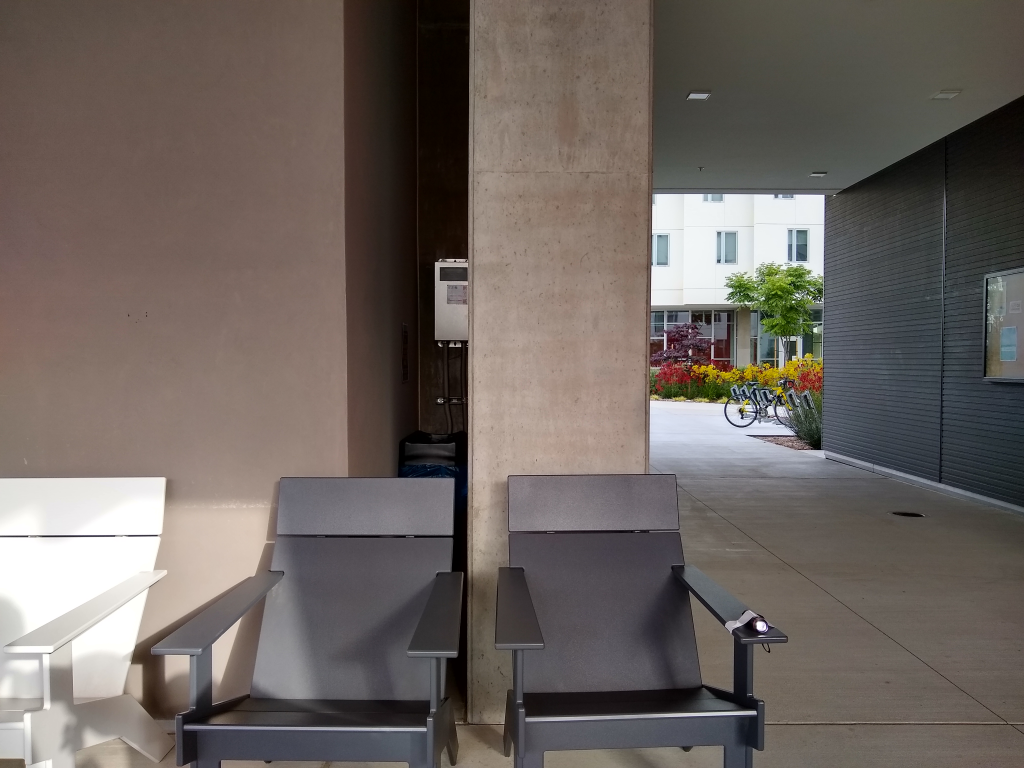
#> input picture Location Analysis/left_led.jpg, 4096 x 3072 px (shown at 1/4 size)
$ python -i feature_matching.py   (imports and definitions only)
#> lines starting #> are read from the running program, lines starting #| are printed output that depends on the picture
#> further down, picture is the input picture: shape (3072, 4096, 3); mean B, G, R 96.1, 101, 109.4
import cv2
import numpy as np
import code
import os
from natsort import natsorted, ns
import matplotlib.pyplot as plt

#using this as a struct
class gain:
    # [27 lines left out: functions __init__, save_image, find_points, not called in this run]


'''
need to also return a text file with the number of matches for that given set/precision for each set
ipmlement a method that takes in file and graphs shit
'''
#STILL NOT WORKING CORRECTLY
#ALL THE POINTS ON THE RIGHT ARE MESSED UP
# [49 lines left out: function get_true_positives, not called in this run]

'''
CHANGE ALL KEYPOINT AND DESCRIPTOR NAMES TO JUST KP1/KP2 AND DES1/DES2
'''

# [160 lines left out: functions sift, surf, orb, match_features, write_note, not called in this run]

'''
in each list contains a gain object
each gain object contains two strings: the gain value and the exposure time value
each object contains a precision_list, which contains 3 elements: each element is a pair of the algorithm used for
that specific gain and exposure time
the element is formatted by [number of matches, precision]; precision is from 0-1
'''

# [393 lines left out: functions sort_list, graph_fn_exp, graph_fn_gain, heatmap, not called in this run]

    # [23 lines of commented-out code are left out]


def orb_feature_detection(frame):
    width = 640
    height = 360

    # [6 lines of commented-out code are left out]
    img = cv2.resize(frame, (width, height))
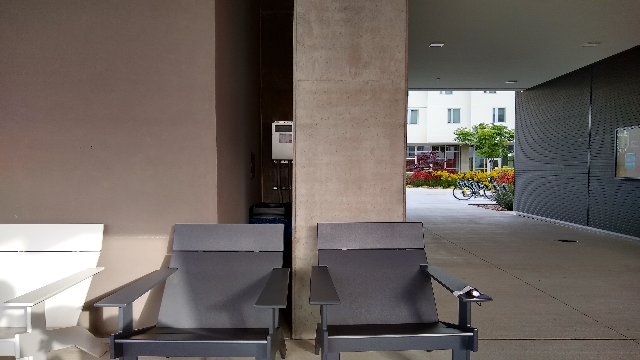
#> img: shape (360, 640, 3); mean B, G, R 96, 100.9, 109.3
    img_copy = np.copy(img)

    x = "5"
    blurred = cv2.GaussianBlur(img_copy, (int(x), int(x)), 0)

    # grayscaled = cv2.cvtColor(img, cv2.COLOR_BGR2GRAY)
    erode = cv2.erode(blurred, None, iterations = 2)
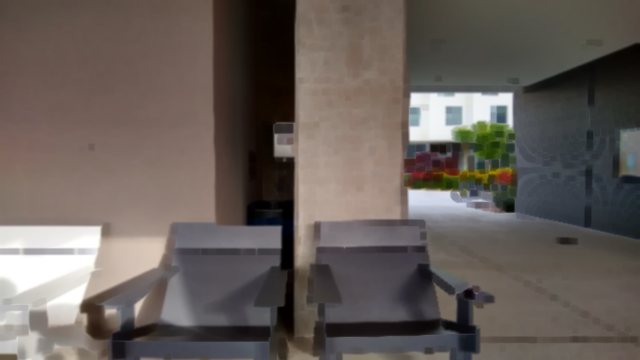
#> erode: shape (360, 640, 3); mean B, G, R 88.5, 93.4, 101.8
    dilate = cv2.dilate(erode, None, iterations = 3)
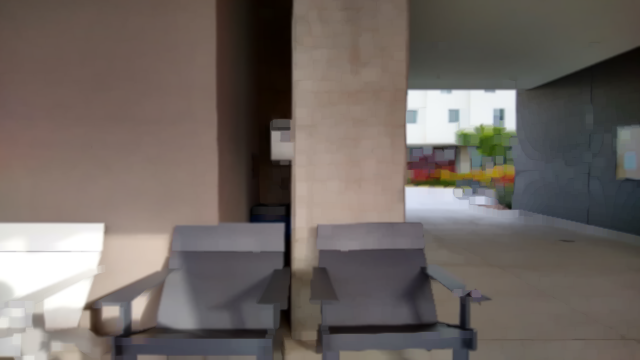
#> dilate: shape (360, 640, 3); mean B, G, R 97.7, 102.5, 111

    orb = cv2.ORB_create()
    # kp1, des1 = orb.detectAndCompute(erode, None)
    kp2, des2 = orb.detectAndCompute(dilate, None)
#> kp2 = 500 keypoints; strongest (x, y, size): (510, 92, 77.1), (511, 92, 53.6), (511, 93, 92.6), (512, 91, 64.3)
    kp3, des3 = orb.detectAndCompute(img, None)
#> kp3 = 500 keypoints; strongest (x, y, size): (473, 292, 31), (473, 294, 31), (476, 294, 37.2), (473, 293, 37.2)

    # [4 lines of commented-out code are left out]
    keypoint_img = cv2.drawKeypoints(img, kp2, None)
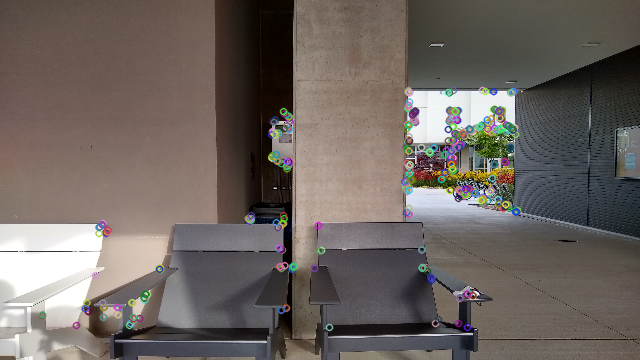
#> keypoint_img: shape (360, 640, 3); mean B, G, R 96.5, 101.2, 109.4

    # cv2.imshow("keypoints erode", keypoint_erode)
    # cv2.imshow("keypoints dilate", keypoint_dilate)
    cv2.imshow("keypoints img", cv2.rotate(keypoint_img, cv2.ROTATE_90_CLOCKWISE))
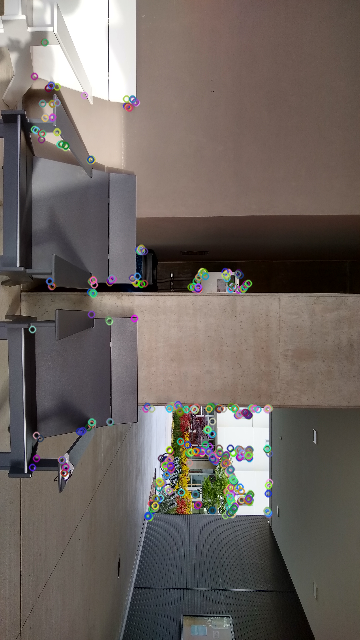
#> window 'keypoints img': shape (640, 360, 3); mean B, G, R 96.5, 101.2, 109.4
    # cv2.imshow("blurred", blurred)
    # cv2.imshow("erode", erode)
    # cv2.imshow("dilate", dilate)
    cv2.waitKey(0)
    cv2.destroyAllWindows()

'''
Instructions: need to change folder path to run analysis
Change save path for number of matches
'''
# [81 lines left out: functions analyze_image_dataset, extract_images_from_video, not called in this run]


# [12 lines not run here, left out]
    # [6 lines of commented-out code are left out]

>>> import cv2
>>> picture = cv2.imread('Location Analysis/left_led.jpg')
>>> result = orb_feature_detection(picture)

$ run again, on Location Analysis/right_led.jpg
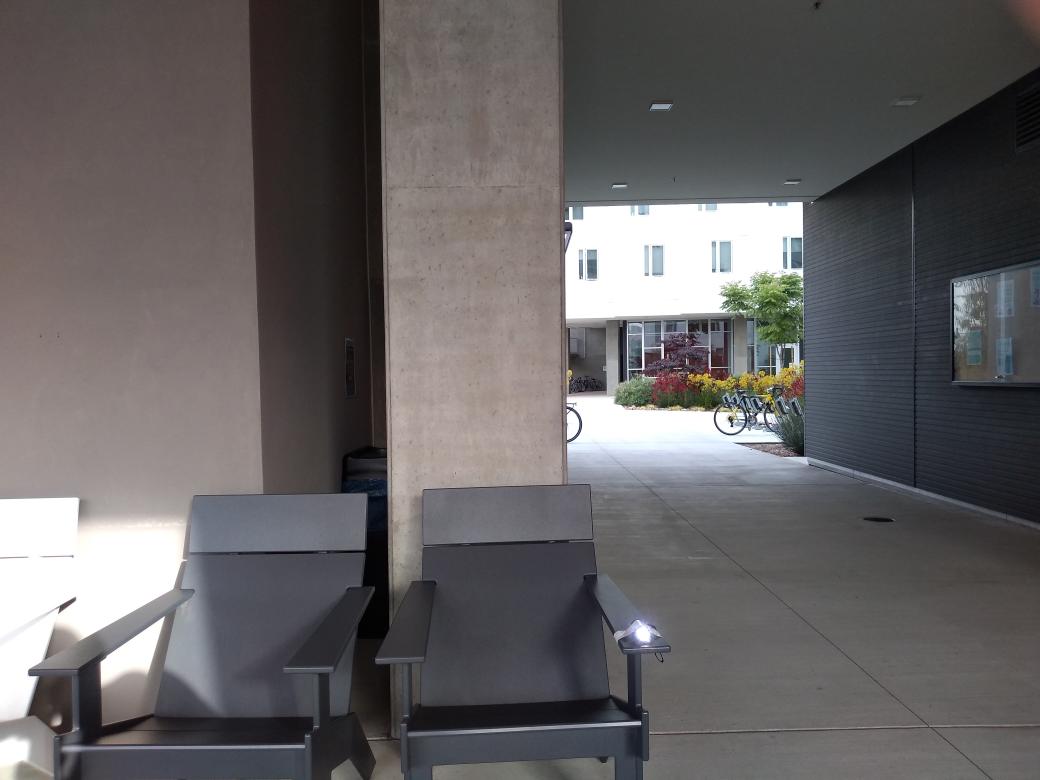
#> input picture Location Analysis/right_led.jpg, 4160 x 3120 px (shown at 1/4 size)
#> picture is the input picture: shape (3120, 4160, 3); mean B, G, R 98.4, 97.8, 100.5
#> in orb_feature_detection, `dilate = cv2.dilate(erode, None, iterations = 3)`:
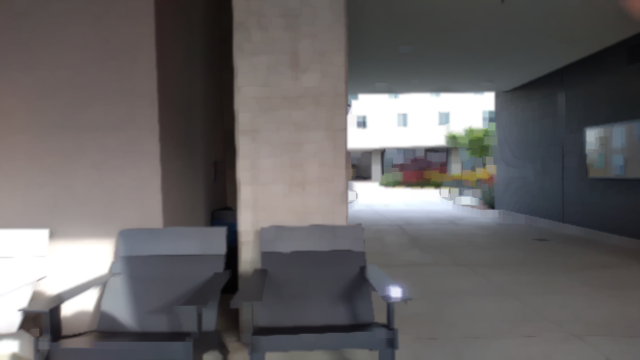
#> dilate: shape (360, 640, 3); mean B, G, R 100, 99.4, 102.2
#> kp2 = 500 keypoints; strongest (x, y, size): (490, 95, 77.1), (491, 93, 53.6), (491, 94, 44.6), (490, 93, 92.6)
#> kp3 = 500 keypoints; strongest (x, y, size): (396, 169, 31), (473, 192, 31), (450, 196, 31), (437, 190, 31)
#> in orb_feature_detection, `cv2.imshow("keypoints img", cv2.rotate(keypoint_img, cv2.ROTATE_90_CLO..`:
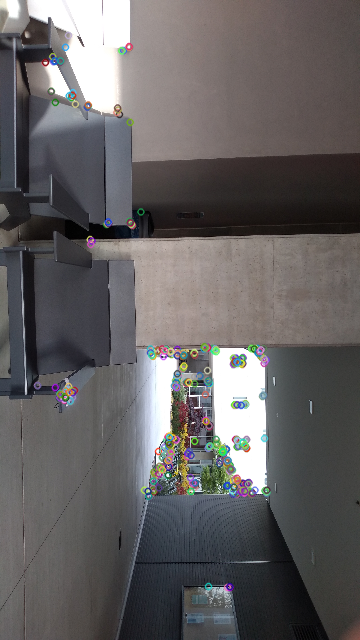
#> window 'keypoints img': shape (640, 360, 3); mean B, G, R 97.8, 97.3, 100

$ run again, on Location Analysis/right_rectified.jpg
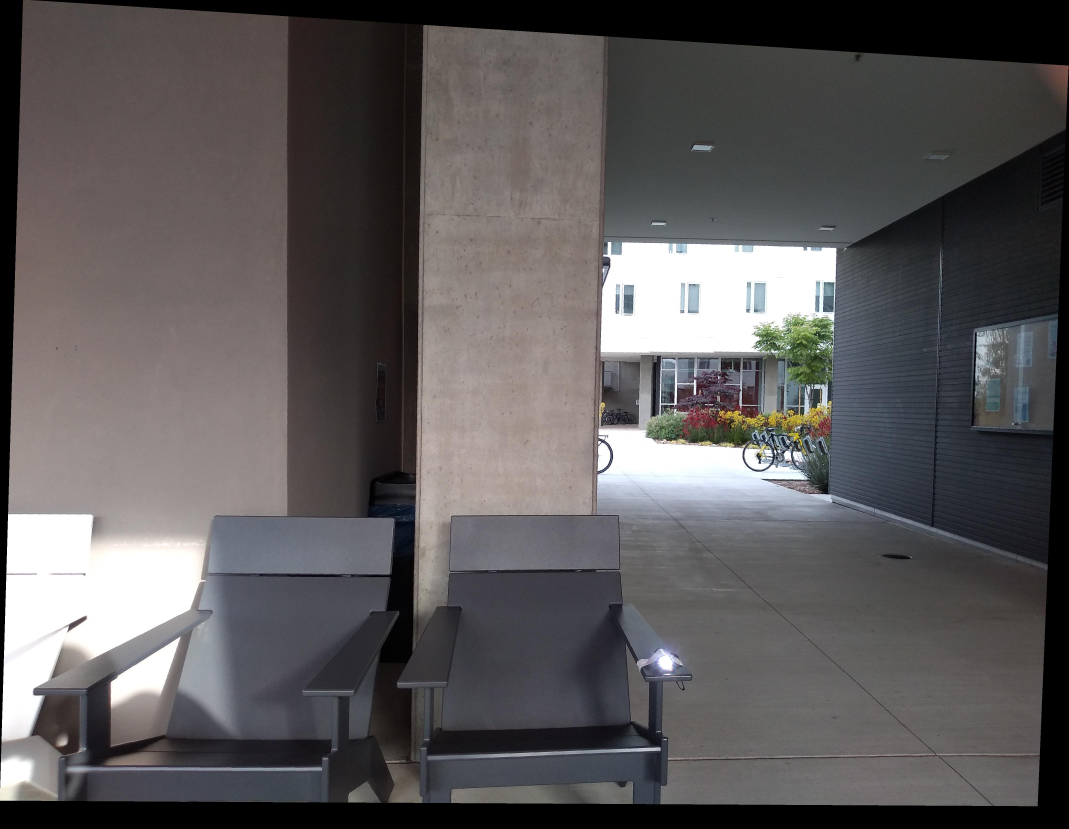
#> input picture Location Analysis/right_rectified.jpg, 4275 x 3314 px (shown at 1/4 size)
#> picture is the input picture: shape (3314, 4275, 3); mean B, G, R 90.2, 89.4, 92.3
#> in orb_feature_detection, `dilate = cv2.dilate(erode, None, iterations = 3)`:
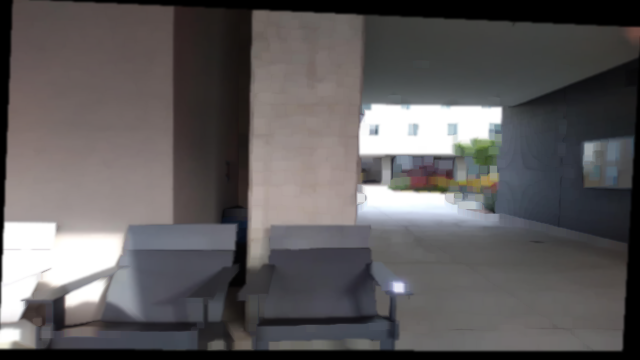
#> dilate: shape (360, 640, 3); mean B, G, R 92.4, 91.6, 94.6
#> kp2 = 500 keypoints; strongest (x, y, size): (496, 110, 92.6), (498, 109, 77.1), (498, 108, 44.6), (499, 108, 37.2)
#> kp3 = 500 keypoints; strongest (x, y, size): (402, 175, 31), (404, 173, 31), (471, 197, 31), (463, 199, 31)
#> in orb_feature_detection, `cv2.imshow("keypoints img", cv2.rotate(keypoint_img, cv2.ROTATE_90_CLO..`:
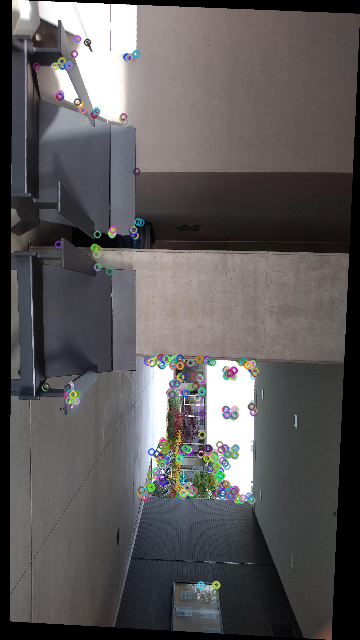
#> window 'keypoints img': shape (640, 360, 3); mean B, G, R 89.6, 88.9, 91.7
